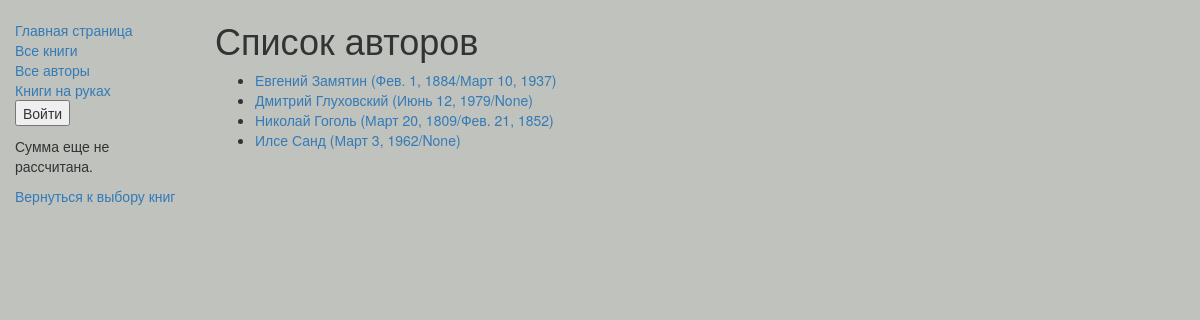
Screenshot of /catalog/authors/ with the database file from the repository.
### catalog/models.py (models this page shows, shortened)
class Author(models.Model):
    first_name = models.CharField(max_length=100)
    last_name = models.CharField(max_length=100)
    date_of_birth = models.DateField(null=True, blank=True)
    date_of_death = models.DateField('Died', null=True, blank=True)
    def get_absolute_url(self):
        return reverse('author-detail', args=[str(self.id)])

### catalog/views.py (the view)
class AuthorListView(generic.ListView):
    model = Author

### catalog/templates/catalog/author_list.html
{% extends "base_generic.html" %}
{% block content %}
    <h1>Список авторов</h1>
    {% if author_list %}
    <ul>
      {% for author in author_list %}
      <li>
        <a href="{{ author.get_absolute_url }}">{{ author.first_name }} {{author.last_name}} ({{author.date_of_birth}}/{{author.date_of_death}})</a>
      </li>
      {% endfor %}
    </ul>
    {% else %}
      <p>В библиотеке авторов нет.</p>
    {% endif %}
{% endblock %}

### rows the page displays
Author: first_name "Евгений", last_name "Замятин", date_of_birth "Фев. 1, 1884", date_of_death "Март 10, 1937"
Author: first_name "Дмитрий", last_name "Глуховский", date_of_birth "Июнь 12, 1979", date_of_death "None"
Author: first_name "Николай", last_name "Гоголь", date_of_birth "Март 20, 1809", date_of_death "Фев. 21, 1852"
Author: first_name "Илсе", last_name "Санд", date_of_birth "Март 3, 1962", date_of_death "None"
